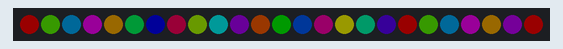
A program run on a simulated Raspberry Pi (BCM pin numbers). Parts: 25 RGB LEDs in strip order, left to right. Dim RGB values are drawn brighter than linear; what the program prints to the terminal is not drawn.

Above: at 0.8 s.
At 4.3 s:
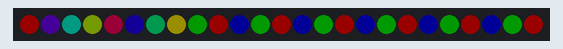
At 6.3 s:
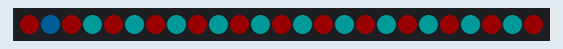
At 9.2 s:
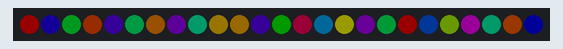
At 12.6 s:
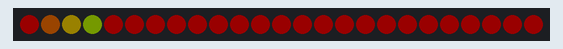
At 16.7 s:
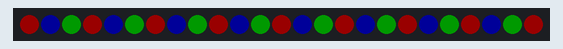

Measured:
- what the display in image 1 shows lasts 0.7 s, from 4.2 s to 4.9 s

The program:

huecycle.py
```python
#!/usr/bin/env python3

import argparse
from tree import RGBXmasTree
from time import sleep
from colorzero import Color, Hue

tree = RGBXmasTree()

tree.color = Color("red")

parser = argparse.ArgumentParser()
parser.add_argument(
    "brightness", help="brightness for all LEDs", type=float, default=0.1, nargs="?"
)
parser.add_argument(
    "degrees",
    help="degrees of hue separation between steps",
    type=int,
    default=25,
    nargs="?",
)
args = parser.parse_args()

tree.brightness = args.brightness

try:
    while True:
        for count in range(32):
            for n, pixel in enumerate(tree):
                hue = Hue(deg=args.degrees * n)
                pixel.color += hue
                print(f"pixel:{n} \t count:{count} \t Hue:{hue:.2f}")
        tree.brightness = args.brightness
except KeyboardInterrupt:
    tree.close()
    tree = RGBXmasTree()
    tree.close()
```

tree.py
```python
from gpiozero import SPIDevice, SourceMixin
from colorzero import Color, Hue
from statistics import mean
from time import sleep


class Pixel:
    def __init__(self, parent, index):
        self.parent = parent
        self.index = index

    @property
    def value(self):
        return self.parent.value[self.index]

    @value.setter
    def value(self, value):
        new_parent_value = list(self.parent.value)
        new_parent_value[self.index] = value
        self.parent.value = tuple(new_parent_value)

    @property
    def color(self):
        return Color(*self.value)

    @color.setter
    def color(self, c):
        r, g, b = c
        self.value = (r, g, b)

    def on(self):
        self.value = (1, 1, 1)

    def off(self):
        self.value = (0, 0, 0)


class RGBXmasTree(SourceMixin, SPIDevice):
    def __init__(self, pixels=25, brightness=0.5, mosi_pin=12, clock_pin=25, auto_update=True, *args, **kwargs):
        super(RGBXmasTree, self).__init__(mosi_pin=mosi_pin, clock_pin=clock_pin, *args, **kwargs)
        self.auto_update = auto_update
        self._all = [Pixel(parent=self, index=i) for i in range(pixels)]
        self._value = [(0, 0, 0)] * pixels
        self.brightness = brightness
        self.off()

    def __len__(self):
        return len(self._all)

    def __getitem__(self, index):
        return self._all[index]

    def __iter__(self):
        return iter(self._all)

    @property
    def color(self):
        average_r = mean(pixel.color[0] for pixel in self)
        average_g = mean(pixel.color[1] for pixel in self)
        average_b = mean(pixel.color[2] for pixel in self)
        return Color(average_r, average_g, average_b)

    @color.setter
    def color(self, c):
        r, g, b = c
        self.value = ((r, g, b),) * len(self)

    @property
    def brightness(self):
        return self._brightness

    @brightness.setter
    def brightness(self, brightness):
        max_brightness = 31
        self._brightness_bits = int(brightness * max_brightness)
        self._brightness = brightness
        self.value = self.value

    @property
    def value(self):
        return self._value

    @value.setter
    def value(self, value):
        self._value = value
        if self.auto_update:
            self.update()

    def update(self):
        start_of_frame = [0]*4
        end_of_frame = [0]*5
        # SSSBBBBB (start, brightness)
        brightness = 0b11100000 | self._brightness_bits
        pixels = [[int(255*v) for v in p] for p in self._value]
        pixels = [[brightness, b, g, r] for r, g, b in pixels]
        pixels = [i for p in pixels for i in p]
        data = start_of_frame + pixels + end_of_frame
        self._spi.transfer(data)

    def on(self):
        self.value = ((1, 1, 1),) * len(self)

    def off(self):
        self.value = ((0, 0, 0),) * len(self)

    def close(self):
        super(RGBXmasTree, self).close()


if __name__ == '__main__':
    tree = RGBXmasTree()

    tree.on()
```
